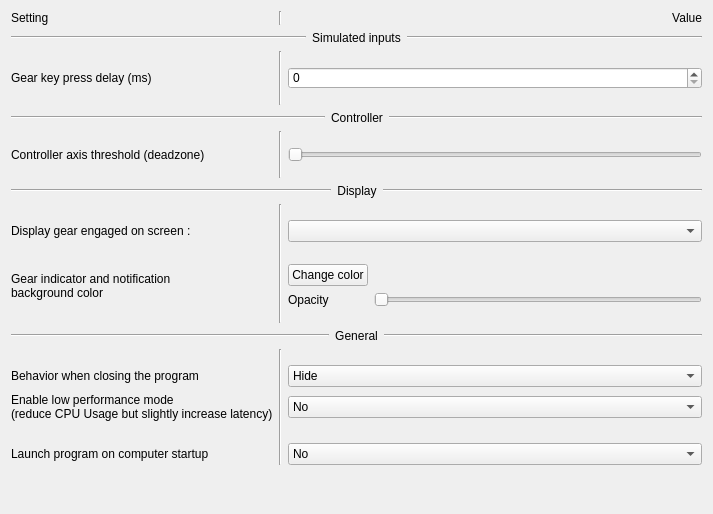
           <widget class="QWidget" name="scrollAreaWidgetContents4">
            <property name="geometry">
             <rect>
              <x>0</x>
              <y>0</y>
              <width>713</width>
              <height>514</height>
             </rect>
            </property>
            <property name="minimumSize">
             <size>
              <width>0</width>
              <height>0</height>
             </size>
            </property>
            <property name="styleSheet">
             <string notr="true">QWidget#scrollAreaWidgetContents4{
		background-color: rgb(255, 255, 255);
	}
	</string>
            </property>
            <layout class="QGridLayout" name="gridLayout_4">
             <item row="19" column="2">
              <widget class="QComboBox" name="cb_lowPerfMode">
               <item>
                <property name="text">
                 <string>No</string>
                </property>
               </item>
               <item>
                <property name="text">
                 <string>Yes</string>
                </property>
               </item>
              </widget>
             </item>
             <item row="4" column="0">
              <spacer name="verticalSpacer_14">
               <property name="orientation">
                <enum>Qt::Vertical</enum>
               </property>
               <property name="sizeType">
                <enum>QSizePolicy::Minimum</enum>
               </property>
               <property name="sizeHint" stdset="0">
                <size>
                 <width>20</width>
                 <height>10</height>
                </size>
               </property>
              </spacer>
             </item>
             <item row="6" column="0">
              <spacer name="verticalSpacer_19">
               <property name="orientation">
                <enum>Qt::Vertical</enum>
               </property>
               <property name="sizeType">
                <enum>QSizePolicy::Minimum</enum>
               </property>
               <property name="sizeHint" stdset="0">
                <size>
                 <width>20</width>
                 <height>10</height>
                </size>
               </property>
              </spacer>
             </item>
             <item row="10" column="0">
              <spacer name="verticalSpacer_13">
               <property name="orientation">
                <enum>Qt::Vertical</enum>
               </property>
               <property name="sizeType">
                <enum>QSizePolicy::Minimum</enum>
               </property>
               <property name="sizeHint" stdset="0">
                <size>
                 <width>20</width>
                 <height>10</height>
                </size>
               </property>
              </spacer>
             </item>
             <item row="6" column="1" rowspan="3">
              <widget class="Line" name="line_32">
               <property name="orientation">
                <enum>Qt::Vertical</enum>
               </property>
              </widget>
             </item>
             <item row="11" column="0">
              <widget class="QLabel" name="lbl_disp_gearDisplayScreen">
               <property name="text">
                <string>Display gear engaged on screen :</string>
               </property>
              </widget>
             </item>
             <item row="7" column="2">
              <widget class="QSlider" name="hs_joyAxisThreshold">
               <property name="minimum">
                <number>10</number>
               </property>
               <property name="tracking">
                <bool>true</bool>
               </property>
               <property name="orientation">
                <enum>Qt::Horizontal</enum>
               </property>
               <property name="tickPosition">
                <enum>QSlider::NoTicks</enum>
               </property>
               <property name="tickInterval">
                <number>0</number>
               </property>
              </widget>
             </item>
             <item row="21" column="2">
              <widget class="QComboBox" name="cb_launchOnStartup">
               <item>
                <property name="text">
                 <string>No</string>
                </property>
               </item>
               <item>
                <property name="text">
                 <string>Yes</string>
                </property>
               </item>
              </widget>
             </item>
             <item row="8" column="0">
              <spacer name="verticalSpacer_18">
               <property name="orientation">
                <enum>Qt::Vertical</enum>
               </property>
               <property name="sizeType">
                <enum>QSizePolicy::Minimum</enum>
               </property>
               <property name="sizeHint" stdset="0">
                <size>
                 <width>20</width>
                 <height>10</height>
                </size>
               </property>
              </spacer>
             </item>
             <item row="5" column="0" colspan="3">
              <layout class="QHBoxLayout" name="hlay_disp_sepController">
               <item>
                <widget class="Line" name="line_30">
                 <property name="orientation">
                  <enum>Qt::Horizontal</enum>
                 </property>
                </widget>
               </item>
               <item>
                <widget class="QLabel" name="lbl_disp_sepController">
                 <property name="sizePolicy">
                  <sizepolicy hsizetype="Maximum" vsizetype="Preferred">
                   <horstretch>0</horstretch>
                   <verstretch>0</verstretch>
                  </sizepolicy>
                 </property>
                 <property name="text">
                  <string>Controller</string>
                 </property>
                 <property name="alignment">
                  <set>Qt::AlignCenter</set>
                 </property>
                </widget>
               </item>
               <item>
                <widget class="Line" name="line_31">
                 <property name="orientation">
                  <enum>Qt::Horizontal</enum>
                 </property>
                </widget>
               </item>
              </layout>
             </item>
             <item row="0" column="1">
              <widget class="Line" name="line_21">
               <property name="orientation">
                <enum>Qt::Vertical</enum>
               </property>
              </widget>
             </item>
             <item row="9" column="0" colspan="3">
              <layout class="QHBoxLayout" name="hlay_disp_sepDisplay">
               <item>
                <widget class="Line" name="line_25">
                 <property name="orientation">
                  <enum>Qt::Horizontal</enum>
                 </property>
                </widget>
               </item>
               <item>
                <widget class="QLabel" name="lbl_disp_sepDisplay">
                 <property name="sizePolicy">
                  <sizepolicy hsizetype="Maximum" vsizetype="Preferred">
                   <horstretch>0</horstretch>
                   <verstretch>0</verstretch>
                  </sizepolicy>
                 </property>
                 <property name="text">
                  <string>Display</string>
                 </property>
                 <property name="alignment">
                  <set>Qt::AlignCenter</set>
                 </property>
                </widget>
               </item>
               <item>
                <widget class="Line" name="line_10">
                 <property name="orientation">
                  <enum>Qt::Horizontal</enum>
                 </property>
                </widget>
               </item>
              </layout>
             </item>
             <item row="17" column="1" rowspan="5">
              <widget class="Line" name="line_28">
               <property name="orientation">
                <enum>Qt::Vertical</enum>
               </property>
              </widget>
             </item>
             <item row="10" column="1" rowspan="5">
              <widget class="Line" name="line_29">
               <property name="orientation">
                <enum>Qt::Vertical</enum>
               </property>
              </widget>
             </item>
             <item row="2" column="1" rowspan="3">
              <widget class="Line" name="line_22">
               <property name="orientation">
                <enum>Qt::Vertical</enum>
               </property>
              </widget>
             </item>
             <item row="12" column="0">
              <spacer name="verticalSpacer_20">
               <property name="orientation">
                <enum>Qt::Vertical</enum>
               </property>
               <property name="sizeType">
                <enum>QSizePolicy::Minimum</enum>
               </property>
               <property name="sizeHint" stdset="0">
                <size>
                 <width>20</width>
                 <height>10</height>
                </size>
               </property>
              </spacer>
             </item>
             <item row="11" column="2">
              <widget class="QComboBox" name="cb_gearDisplayScreen">
               <property name="sizePolicy">
                <sizepolicy hsizetype="Preferred" vsizetype="Fixed">
                 <horstretch>0</horstretch>
                 <verstretch>0</verstretch>
                </sizepolicy>
               </property>
              </widget>
             </item>
             <item row="7" column="0">
              <widget class="QLabel" name="lbl_disp_joyAxisThreshold">
               <property name="text">
                <string>Controller axis threshold (deadzone)</string>
               </property>
              </widget>
             </item>
             <item row="20" column="0">
              <spacer name="verticalSpacer_17">
               <property name="orientation">
                <enum>Qt::Vertical</enum>
               </property>
               <property name="sizeType">
                <enum>QSizePolicy::Minimum</enum>
               </property>
               <property name="sizeHint" stdset="0">
                <size>
                 <width>20</width>
                 <height>10</height>
                </size>
               </property>
              </spacer>
             </item>
             <item row="19" column="0">
              <widget class="QLabel" name="lbl_disp_lowPerfMode">
               <property name="text">
                <string>Enable low performance mode
(reduce CPU Usage but slightly increase latency)</string>
               </property>
              </widget>
             </item>
             <item row="16" column="0" colspan="3">
              <layout class="QHBoxLayout" name="hlay_disp_sepGeneral">
               <item>
                <widget class="Line" name="line_26">
                 <property name="orientation">
                  <enum>Qt::Horizontal</enum>
                 </property>
                </widget>
               </item>
               <item>
                <widget class="QLabel" name="lbl_disp_sepGeneral">
                 <property name="sizePolicy">
                  <sizepolicy hsizetype="Maximum" vsizetype="Preferred">
                   <horstretch>0</horstretch>
                   <verstretch>0</verstretch>
                  </sizepolicy>
                 </property>
                 <property name="text">
                  <string>General</string>
                 </property>
                 <property name="alignment">
                  <set>Qt::AlignCenter</set>
                 </property>
                </widget>
               </item>
               <item>
                <widget class="Line" name="line_27">
                 <property name="orientation">
                  <enum>Qt::Horizontal</enum>
                 </property>
                </widget>
               </item>
              </layout>
             </item>
             <item row="2" column="0">
              <spacer name="verticalSpacer_6">
               <property name="orientation">
                <enum>Qt::Vertical</enum>
               </property>
               <property name="sizeType">
                <enum>QSizePolicy::Minimum</enum>
               </property>
               <property name="sizeHint" stdset="0">
                <size>
                 <width>20</width>
                 <height>10</height>
                </size>
               </property>
              </spacer>
             </item>
             <item row="13" column="2">
              <layout class="QGridLayout" name="gl_disp_bgHUDColor">
               <item row="0" column="1">
                <widget class="QLabel" name="lbl_bgHUDColor">
                 <property name="text">
                  <string/>
                 </property>
                </widget>
               </item>
               <item row="0" column="0">
                <widget class="QPushButton" name="pb_bgHUDColor">
                 <property name="text">
                  <string>Change color</string>
                 </property>
                </widget>
               </item>
               <item row="1" column="0">
                <widget class="QLabel" name="lbl_bgHUDColorAlpha">
                 <property name="text">
                  <string>Opacity</string>
                 </property>
                </widget>
               </item>
               <item row="1" column="1">
                <widget class="QSlider" name="sb_bgHUDColorAlpha">
                 <property name="maximum">
                  <number>255</number>
                 </property>
                 <property name="orientation">
                  <enum>Qt::Horizontal</enum>
                 </property>
                </widget>
               </item>
              </layout>
             </item>
             <item row="18" column="2">
              <widget class="QComboBox" name="cb_exitOnCloseEvent">
               <item>
                <property name="text">
                 <string>Hide</string>
                </property>
               </item>
               <item>
                <property name="text">
                 <string>Exit</string>
                </property>
               </item>
              </widget>
             </item>
             <item row="0" column="2">
              <widget class="QLabel" name="lbl_disp_settValue">
               <property name="text">
                <string>Value</string>
               </property>
               <property name="alignment">
                <set>Qt::AlignRight|Qt::AlignTrailing|Qt::AlignVCenter</set>
               </property>
              </widget>
             </item>
             <item row="1" column="0" colspan="3">
              <layout class="QHBoxLayout" name="hlay_disp_sepKeyboard">
               <item>
                <widget class="Line" name="line_12">
                 <property name="orientation">
                  <enum>Qt::Horizontal</enum>
                 </property>
                </widget>
               </item>
               <item>
                <widget class="QLabel" name="lbl_disp_sepKeyboard">
                 <property name="sizePolicy">
                  <sizepolicy hsizetype="Maximum" vsizetype="Preferred">
                   <horstretch>0</horstretch>
                   <verstretch>0</verstretch>
                  </sizepolicy>
                 </property>
                 <property name="text">
                  <string>Simulated inputs</string>
                 </property>
                 <property name="alignment">
                  <set>Qt::AlignCenter</set>
                 </property>
                </widget>
               </item>
               <item>
                <widget class="Line" name="line_11">
                 <property name="orientation">
                  <enum>Qt::Horizontal</enum>
                 </property>
                </widget>
               </item>
              </layout>
             </item>
             <item row="13" column="0">
              <widget class="QLabel" name="lbl_disp_bgHUDColor">
               <property name="text">
                <string>Gear indicator and notification
background color</string>
               </property>
              </widget>
             </item>
             <item row="22" column="0">
              <spacer name="verticalSpacer_12">
               <property name="orientation">
                <enum>Qt::Vertical</enum>
               </property>
               <property name="sizeHint" stdset="0">
                <size>
                 <width>20</width>
                 <height>40</height>
                </size>
               </property>
              </spacer>
             </item>
             <item row="3" column="0">
              <widget class="QLabel" name="lbl_disp_gearDelay">
               <property name="toolTip">
                <string>How long the key is going to be pressed down</string>
               </property>
               <property name="text">
                <string>Gear key press delay (ms)</string>
               </property>
              </widget>
             </item>
             <item row="21" column="0">
              <widget class="QLabel" name="lbl_disp_launchOnStartup">
               <property name="text">
                <string>Launch program on computer startup</string>
               </property>
              </widget>
             </item>
             <item row="17" column="0">
              <spacer name="verticalSpacer_16">
               <property name="orientation">
                <enum>Qt::Vertical</enum>
               </property>
               <property name="sizeType">
                <enum>QSizePolicy::Minimum</enum>
               </property>
               <property name="sizeHint" stdset="0">
                <size>
                 <width>20</width>
                 <height>10</height>
                </size>
               </property>
              </spacer>
             </item>
             <item row="0" column="0">
              <widget class="QLabel" name="lbl_disp_settings">
               <property name="text">
                <string>Setting</string>
               </property>
              </widget>
             </item>
             <item row="18" column="0">
              <widget class="QLabel" name="lbl_disp_exitOnCloseEvent">
               <property name="text">
                <string>Behavior when closing the program</string>
               </property>
              </widget>
             </item>
             <item row="14" column="0">
              <spacer name="verticalSpacer_15">
               <property name="orientation">
                <enum>Qt::Vertical</enum>
               </property>
               <property name="sizeType">
                <enum>QSizePolicy::Minimum</enum>
               </property>
               <property name="sizeHint" stdset="0">
                <size>
                 <width>20</width>
                 <height>10</height>
                </size>
               </property>
              </spacer>
             </item>
             <item row="3" column="2">
              <widget class="QSpinBox" name="sb_gearDelay">
               <property name="sizePolicy">
                <sizepolicy hsizetype="Preferred" vsizetype="Fixed">
                 <horstretch>0</horstretch>
                 <verstretch>0</verstretch>
                </sizepolicy>
               </property>
               <property name="toolTip">
                <string>How long the key is going to be pressed down</string>
               </property>
               <property name="maximum">
                <number>1200</number>
               </property>
              </widget>
             </item>
            </layout>
           </widget>
